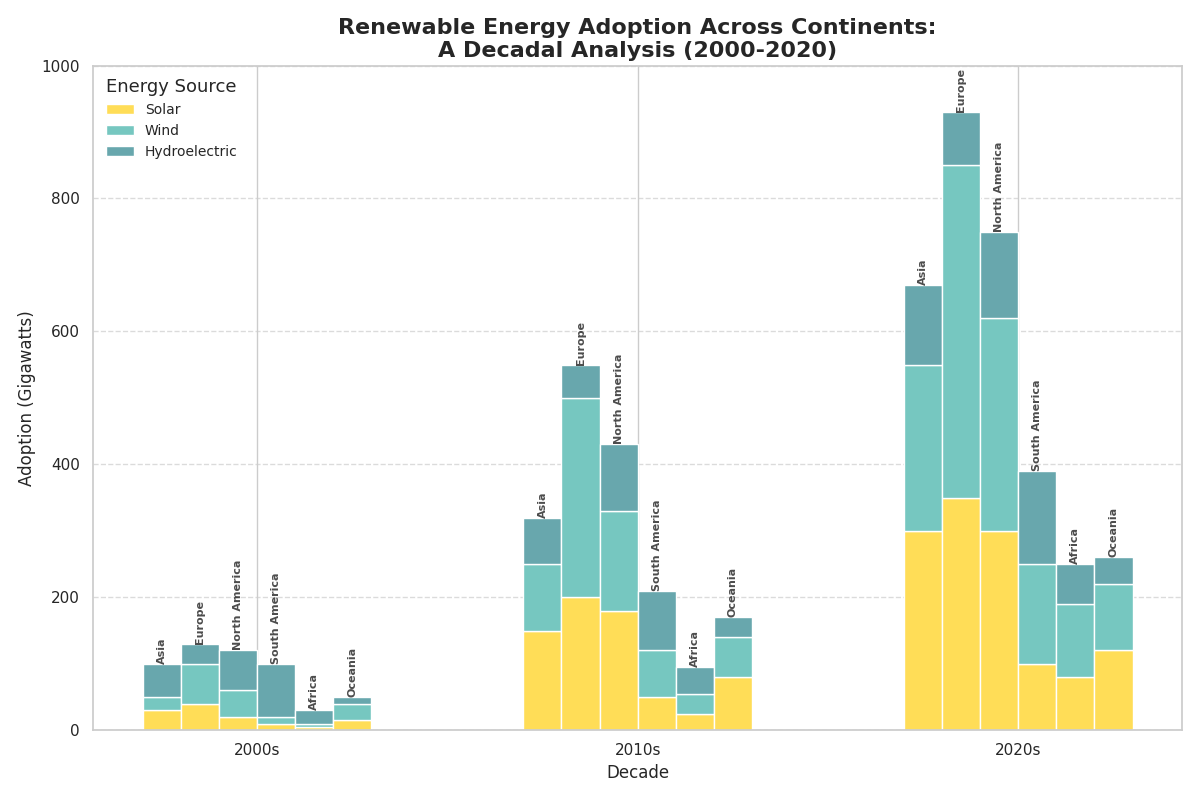

Write the Python code that produced this figure.
import matplotlib.pyplot as plt
import numpy as np

# Define continents and decades
continents = ['Asia', 'Europe', 'North America', 'South America', 'Africa', 'Oceania']
decades = ['2000s', '2010s', '2020s']

# Renewable energy adoption data in gigawatts for each continent over the decades
# Format: [[solar, wind, hydro], ...] for each continent
asia = [[30, 20, 50], [150, 100, 70], [300, 250, 120]]
europe = [[40, 60, 30], [200, 300, 50], [350, 500, 80]]
north_america = [[20, 40, 60], [180, 150, 100], [300, 320, 130]]
south_america = [[10, 10, 80], [50, 70, 90], [100, 150, 140]]
africa = [[5, 5, 20], [25, 30, 40], [80, 110, 60]]
oceania = [[15, 25, 10], [80, 60, 30], [120, 100, 40]]

# Compile the data into a list
data = [asia, europe, north_america, south_america, africa, oceania]

# Define colors for each energy type
colors = ['#ffdd57', '#76c7c0', '#68a7ad']
sources = ['Solar', 'Wind', 'Hydroelectric']

# Set up the figure and axes
fig, ax = plt.subplots(figsize=(12, 8))

# Calculate x positions for each continent's bars
bar_width = 0.1  # Adjusted bar width for an additional continent
x_positions = np.arange(len(decades))

# Plot each continent's data as stacked bars
for i, continent_data in enumerate(data):
    solar, wind, hydro = np.array(continent_data).T
    
    x_offset = i * bar_width
    ax.bar(x_positions + x_offset, solar, color=colors[0], label=sources[0] if i == 0 else "", width=bar_width)
    ax.bar(x_positions + x_offset, wind, color=colors[1], label=sources[1] if i == 0 else "", bottom=solar, width=bar_width)
    ax.bar(x_positions + x_offset, hydro, color=colors[2], label=sources[2] if i == 0 else "", bottom=solar + wind, width=bar_width)

    # Adding continent labels on top of the bars
    for j in range(len(decades)):
        ax.text(x_positions[j] + x_offset, np.sum(continent_data[j]), continents[i], ha='center', va='bottom', 
                fontsize=8, weight='bold', rotation=90, color='black', alpha=0.7)

# Configure the plot
ax.set_title('Renewable Energy Adoption Across Continents:\nA Decadal Analysis (2000-2020)', 
             fontsize=16, fontweight='bold')
ax.set_xlabel('Decade', fontsize=12)
ax.set_ylabel('Adoption (Gigawatts)', fontsize=12)
ax.set_ylim(0, 1000)
ax.set_xticks(x_positions + bar_width * (len(continents) - 1) / 2)
ax.set_xticklabels(decades)

ax.grid(axis='y', linestyle='--', alpha=0.7)
ax.legend(loc='upper left', fontsize=10, frameon=False, title='Energy Source', title_fontsize='13')

plt.tight_layout()
plt.show()
